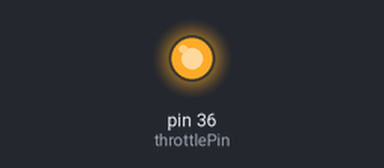
A sketch run on a simulated Arduino Mega 2560, built with avr-gcc and run on an emulated ATmega2560. Parts: output pins drawn as LEDs (lit = HIGH). What the sketch prints to the serial monitor is not drawn.

Above: at 0.1 s.
Timing chart, 0 to 1.6 s (numbered marks = the images above):
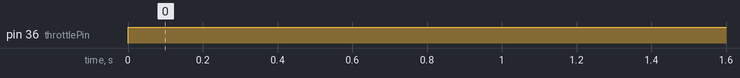

The sketch:

Pump4OtherTeensy.ino
```cpp
int throttlePin = 36;          //sends signal to pump
const int pulseInterval = 20;  // interval between pulses [ms], creates 50 Hz
int pulseWidth = 2000;

void setup() {
  pinMode(throttlePin, OUTPUT);  // Set the throttle pin as an output
  digitalWrite(throttlePin, LOW);
  Serial.begin(9600);

  Serial.print("Pulse sent: ");
  Serial.print(pulseWidth);
  Serial.println(" µs");
}

void loop() {

  //PUMP TESTING
  //Apply PWM command

  digitalWrite(throttlePin, HIGH);
  // Generate the pulse for the motor controller
  // digitalWrite(throttlePin, HIGH);       // Start the pulse
  // delayMicroseconds(pulseWidth);         // Hold high for the pulse width
  // digitalWrite(throttlePin, LOW);        // End the pulse


  // // Wait for the rest of the 20 ms period
  // delay(pulseInterval - pulseWidth/1000);
}
```

Measured:
- by itself, pin 36 (throttlePin): LOW → HIGH at 0.00 s
